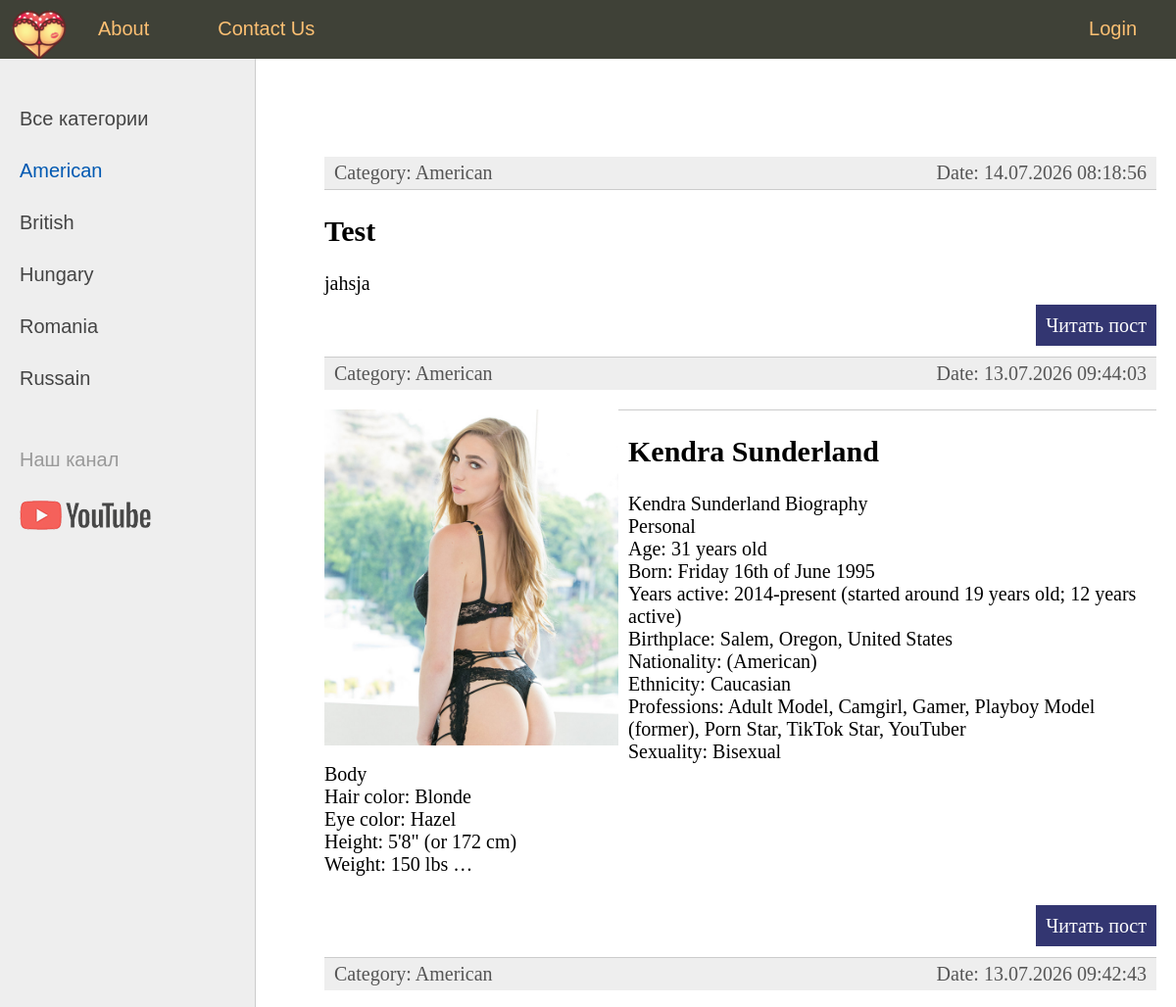
Page /category/american/ (upper part) on the earlier database version.
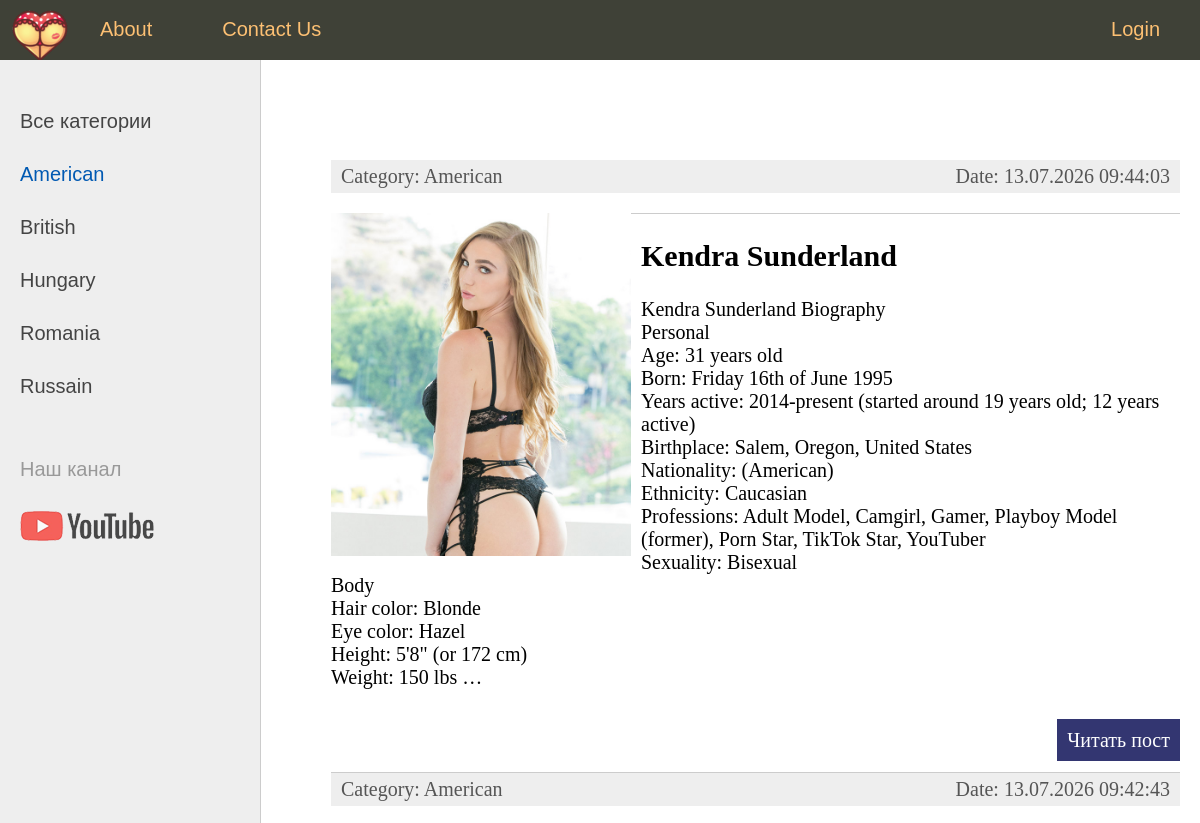
Same page on the later database version.
### women/models.py (models this page shows, shortened)
class Category(models.Model):
    name=models.CharField(max_length=100,db_index=True,verbose_name='Ady')
    slug=models.SlugField(max_length=255,unique=True,db_index=True,verbose_name='URL')
    def __str__(self):
        return self.name
    def get_absolute_url(self):
        return reverse('category',kwargs={'cat_slug':self.slug})
    class Meta:
        verbose_name='Kategoriya'
        verbose_name_plural='Kategoriyalar'
        ordering=['id']

class Women(models.Model):
    title=models.CharField(max_length=255,verbose_name='Ady')
    slug=models.SlugField(max_length=255,unique=True,db_index=True,verbose_name='URL')
    content=models.TextField(blank=True,verbose_name='Tekst')
    photo=models.ImageField(upload_to="photos/%Y/%m/%d",verbose_name='Surat')
    time_create=models.DateTimeField(auto_now_add=True,verbose_name='Doran wagty')
    time_update=models.DateTimeField(auto_now=True,verbose_name='Uytgan wagty')
    is_published=models.BooleanField(default=True,verbose_name='Publikasiya')
    cat=models.ForeignKey('Category',on_delete=models.PROTECT,verbose_name='Kategoriya')
    def get_absolute_url(self):
        return reverse('post',kwargs={'post_slug':self.slug})
    class Meta:
        verbose_name='Pornstar'
        verbose_name_plural='PornStars'
        ordering=['-time_create','title']

### women/views.py (the view)
# urls.py: path('category/<slug:cat_slug>/',WomenCategory.as_view(),name='category'),
class WomenCategory(DataMixin,ListView):
    model=Women
    template_name='women/index.html'
    context_object_name='posts'
    allow_empty=False
    def get_context_data(self,*,object_list=None,**kwargs):
        context=super().get_context_data(**kwargs)
        c_def=self.get_user_context(title=context['posts'][0].cat,cat_selected=context['posts'][0].cat_id)
        return dict(list(context.items())+list(c_def.items()))
    def get_queryset(self):
        return Women.objects.filter(cat__slug=self.kwargs['cat_slug'],is_published=True)

### women/templatetags/women_tags.py (called while the page is built)
@register.inclusion_tag('women/list_categories.html')
def show_categories(sort=None, cat_selected=0):
    if sort:
        cats=Category.objects.order_by(sort)
    else:
        cats=Category.objects.all()
    return {'cats':cats,'cat_selected':cat_selected}

### women/utils.py (called while the page is built)
    def get_user_context(self,**kwargs):
        context=kwargs
        cats=Category.objects.annotate(Count('women'))
        user_menu=menu.copy()
        if not self.request.user.is_authenticated:
            user_menu.pop(1)
        context['menu']=user_menu
        context['cats']=cats
        if 'cat_selected'not in context:
            context['cat_selected']=0
        return context

### women/templates/women/index.html (shortened to what this page needs)
{% extends 'women/base.html' %}
{% block content %}
<ul class="list-articles">
	{% for p in posts %}
			<li><div class="article-panel">
				<p class="first">Category: {{p.cat}}</p>
				<p class="last">Date: {{p.time_update|date:"d.m.Y H:i:s"}}</p>
			</div>
			{%if p.photo%}
			<p><img class="img-article-left tumb" src="{{p.photo.url}}" alt="{{p.title}}"></p>
			{%endif%}
			<li><h2>{{p.title}}</h2>
	{% autoescape on %}
	{{p.content|linebreaks|truncatewords:50}}
	{% endautoescape %}
			<p class="link-read-post"><a href="{{p.get_absolute_url}}">Читать пост</a></p>
			</li>
	{% endfor %}
</ul>
{% endblock %}

### women/templates/women/base.html (shortened to what this page needs)
{% load static %}
{% load women_tags%}
<!DOCTYPE html>
<html>
<head>
	<link type="text/css" href="{% static 'women/css/styles.css' %}" rel="stylesheet" />
</head>
<body>
<table class="table-page" border=0 cellpadding="0" cellspacing="0">
<tr><td valign=top>
{% block mainmenu %}
		<div class="header">
			<ul id="mainmenu" class="mainmenu">
			<li class="logo"><a href="{% url 'home' %}"><div class="logo"></div></a></li>
{% for m in menu %}
	{% if not forloop.last %}
			<li><a href="{% url m.url_name %}">{{m.title}}</a></li>
	{% else %}
			<li class="last"><a href="{% url m.url_name %}">{{m.title}}</a></li>
	{% endif %}
{% endfor %}
			</ul>
		</div>
{% endblock mainmenu %}
<table class="table-content" border=0 cellpadding="0" cellspacing="0">
<tr>
	<td valign="top" class="left-chapters">
	<ul id="leftchapters">
{% if cat_selected == 0 %}
		<li class="selected">Все категории</li>
{% else %}
		<li><a href="{% url 'home' %}">Все категории</a></li>
{% endif %}
{% for c in cats %}
{% if c.women__count > 0 %}
	{% if c.pk == cat_selected %}
		<li class="selected">{{c.name}}</li>
	{% else %}
		<li><a href="{{ c.get_absolute_url }}">{{c.name}}</a></li>
	{% endif %}
{% endif %}
{% endfor %}
		<li class="share">
		<p>Наш канал</p>
		<a class="share-yt" href="https://www.youtube.com/channel/UClJzWfGWuGJL2t-3dYKcHTA/playlists" target="_blank" rel="nofollow"></a>
		</li>
	</ul>
</td>
<td valign="top" class="content">
	<div class="content-text">
{% block content %}
{% endblock %}
	</div>
</td></tr></table>
</td></tr>
</table>
</body>
</html>

Differences in the rows shown:
no longer on this page (row edited): Women: cat "American", time_update "14.07.2026 08:18:56", title "Test", content "jahsja"
